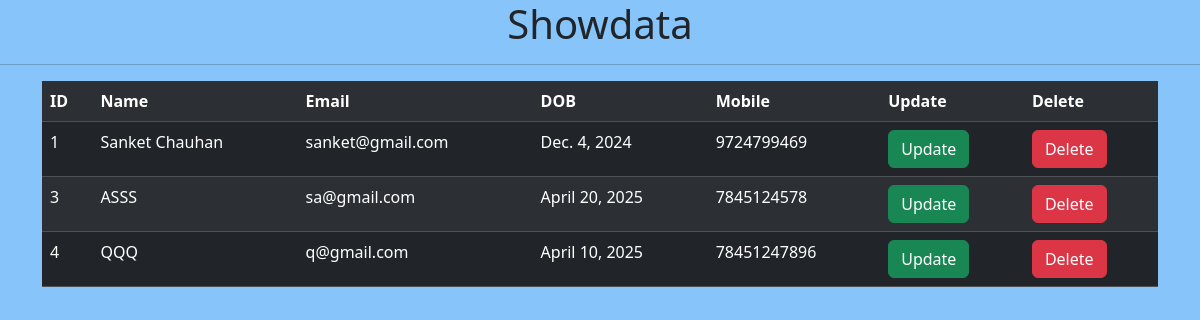
/showdata/, run on an earlier commit of the app's database.
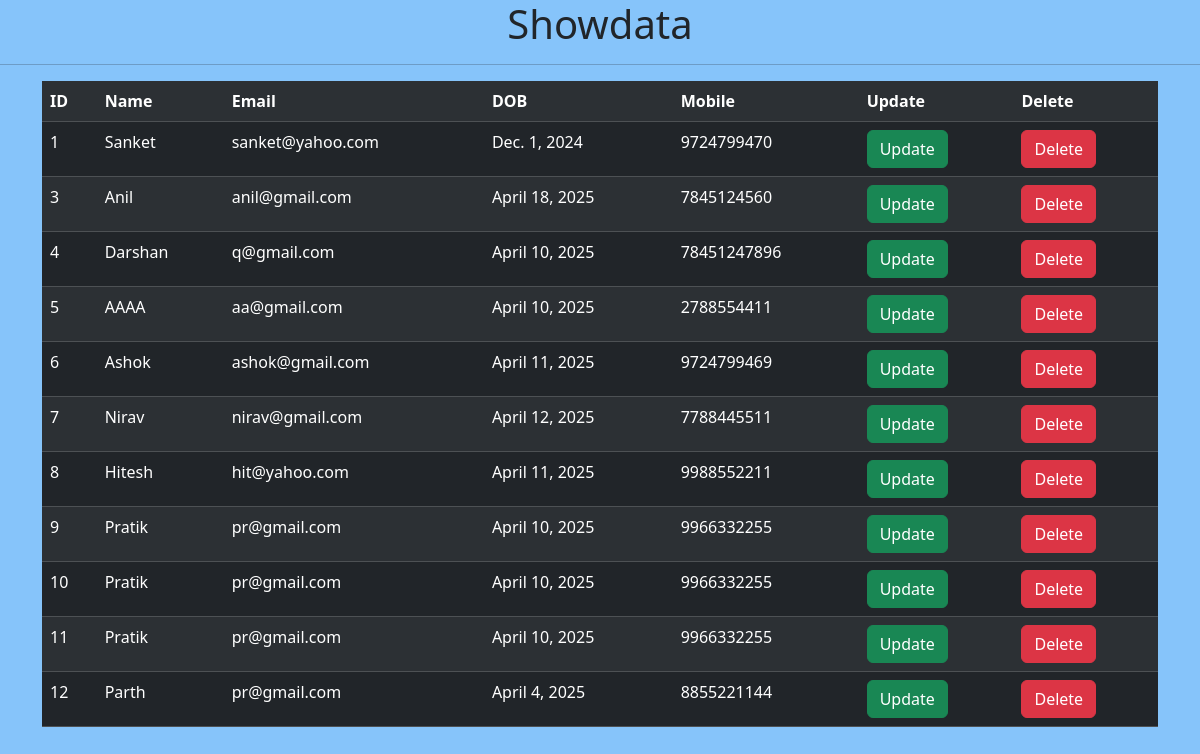
And on a later commit of the database.
### myapp/models.py (models this page shows)
class studinfo(models.Model):
    name = models.CharField(max_length=20)
    email = models.EmailField()
    mobile = models.BigIntegerField()
    dob = models.DateField()
    address = models.TextField()

### myapp/views.py (the view)
# urls.py: path("showdata/", views.showdata, name="showdata"),
def showdata(request):
    stdata = studinfo.objects.all()
    return render(request, "showdata.html", {"stdata": stdata})

### myapp/templates/showdata.html (shortened to what this page needs)
<!DOCTYPE html>
<html lang="en">
<head>
    <link href="https://cdn.jsdelivr.net/npm/bootstrap@5.3.5/dist/css/bootstrap.min.css" rel="stylesheet"
>
</head>
<body style="background-color: rgb(134, 196, 250);">
    <h1 style="text-align: center;">Showdata</h1>
    <hr>
    <div class="container">
        <table class="table table-dark table-striped">
            <tr>
                <th>ID</th>
                <th>Name</th>
                <th>Email</th>
                <th>DOB</th>
                <th>Mobile</th>
                <th>Update</th>
                <th>Delete</th>
            </tr>
            {% for i in stdata %}
            <tr>
                <td>{{i.id}}</td>
                <td>{{i.name}}</td>
                <td>{{i.email}}</td>
                <td>{{i.dob}}</td>
                <td>{{i.mobile}}</td>
                <td><a class="btn btn-success" href="/update/{{i.id}}">Update</a></td>
                <td><a class="btn btn-danger" href="#">Delete</a></td>
            </tr>
            {% endfor %}
        </table>
    </div>
</body>
</html>

What changed in the data, as far as the page shows it:
changed studinfo id 1: name "Sanket Chauhan" → "Sanket"; email "sanket@gmail.com" → "sanket@yahoo.com"; dob "Dec. 4, 2024" → "Dec. 1, 2024"; mobile "9724799469" → "9724799470"
changed studinfo id 3: name "ASSS" → "Anil"; email "sa@gmail.com" → "anil@gmail.com"; dob "April 20, 2025" → "April 18, 2025"; mobile "7845124578" → "7845124560"
changed studinfo "q@gmail.com": name "QQQ" → "Darshan"
added studinfo: id "5", name "AAAA", email "aa@gmail.com", dob "April 10, 2025", mobile "2788554411"
added studinfo: id "6", name "Ashok", email "ashok@gmail.com", dob "April 11, 2025", mobile "9724799469"
added studinfo: id "7", name "Nirav", email "nirav@gmail.com", dob "April 12, 2025", mobile "7788445511"
added studinfo: id "8", name "Hitesh", email "hit@yahoo.com", dob "April 11, 2025", mobile "9988552211"
added studinfo: id "9", name "Pratik", email "pr@gmail.com", dob "April 10, 2025", mobile "9966332255"
added studinfo: id "10", name "Pratik", email "pr@gmail.com", dob "April 10, 2025", mobile "9966332255"
added studinfo: id "11", name "Pratik", email "pr@gmail.com", dob "April 10, 2025", mobile "9966332255"
added studinfo: id "12", name "Parth", email "pr@gmail.com", dob "April 4, 2025", mobile "8855221144"
